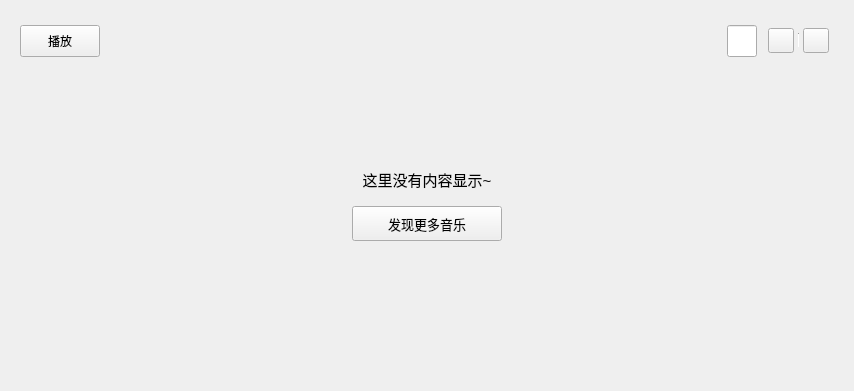
<?xml version="1.0" encoding="UTF-8"?>
<ui version="4.0">
 <class>DownloadedSong</class>
 <widget class="QWidget" name="DownloadedSong">
  <property name="geometry">
   <rect>
    <x>0</x>
    <y>0</y>
    <width>854</width>
    <height>391</height>
   </rect>
  </property>
  <property name="cursor">
   <cursorShape>ArrowCursor</cursorShape>
  </property>
  <property name="mouseTracking">
   <bool>false</bool>
  </property>
  <property name="windowTitle">
   <string>DownloadedSong</string>
  </property>
  <layout class="QVBoxLayout" name="verticalLayout">
   <property name="spacing">
    <number>6</number>
   </property>
   <property name="topMargin">
    <number>0</number>
   </property>
   <item>
    <widget class="QWidget" name="operation_widget" native="true">
     <layout class="QHBoxLayout" name="horizontalLayout">
      <property name="topMargin">
       <number>25</number>
      </property>
      <item>
       <widget class="QToolButton" name="local_play_toolButton">
        <property name="minimumSize">
         <size>
          <width>80</width>
          <height>32</height>
         </size>
        </property>
        <property name="maximumSize">
         <size>
          <width>80</width>
          <height>32</height>
         </size>
        </property>
        <property name="cursor">
         <cursorShape>PointingHandCursor</cursorShape>
        </property>
        <property name="mouseTracking">
         <bool>false</bool>
        </property>
        <property name="text">
         <string>播放</string>
        </property>
        <property name="toolButtonStyle">
         <enum>Qt::ToolButtonTextBesideIcon</enum>
        </property>
       </widget>
      </item>
      <item>
       <spacer name="horizontalSpacer">
        <property name="orientation">
         <enum>Qt::Horizontal</enum>
        </property>
        <property name="sizeHint" stdset="0">
         <size>
          <width>40</width>
          <height>20</height>
         </size>
        </property>
       </spacer>
      </item>
      <item>
       <widget class="MySearchLineEdit" name="search_lineEdit">
        <property name="sizePolicy">
         <sizepolicy hsizetype="Fixed" vsizetype="Preferred">
          <horstretch>0</horstretch>
          <verstretch>0</verstretch>
         </sizepolicy>
        </property>
        <property name="minimumSize">
         <size>
          <width>30</width>
          <height>0</height>
         </size>
        </property>
        <property name="maximumSize">
         <size>
          <width>30</width>
          <height>16777215</height>
         </size>
        </property>
        <property name="placeholderText">
         <string/>
        </property>
       </widget>
      </item>
      <item>
       <widget class="QWidget" name="small_widget" native="true">
        <layout class="QHBoxLayout" name="horizontalLayout_14">
         <property name="spacing">
          <number>4</number>
         </property>
         <property name="leftMargin">
          <number>5</number>
         </property>
         <property name="topMargin">
          <number>2</number>
         </property>
         <property name="rightMargin">
          <number>5</number>
         </property>
         <property name="bottomMargin">
          <number>2</number>
         </property>
         <item>
          <widget class="QToolButton" name="local_sort_toolButton">
           <property name="cursor">
            <cursorShape>PointingHandCursor</cursorShape>
           </property>
           <property name="toolTip">
            <string/>
           </property>
           <property name="text">
            <string/>
           </property>
           <property name="iconSize">
            <size>
             <width>18</width>
             <height>18</height>
            </size>
           </property>
           <property name="checkable">
            <bool>false</bool>
           </property>
          </widget>
         </item>
         <item>
          <widget class="Line" name="line_4">
           <property name="sizePolicy">
            <sizepolicy hsizetype="Fixed" vsizetype="Fixed">
             <horstretch>0</horstretch>
             <verstretch>0</verstretch>
            </sizepolicy>
           </property>
           <property name="minimumSize">
            <size>
             <width>1</width>
             <height>15</height>
            </size>
           </property>
           <property name="maximumSize">
            <size>
             <width>1</width>
             <height>16777215</height>
            </size>
           </property>
           <property name="font">
            <font>
             <family>宋体</family>
            </font>
           </property>
           <property name="orientation">
            <enum>Qt::Vertical</enum>
           </property>
          </widget>
         </item>
         <item>
          <widget class="QToolButton" name="local_batch_toolButton">
           <property name="cursor">
            <cursorShape>PointingHandCursor</cursorShape>
           </property>
           <property name="toolTip">
            <string/>
           </property>
           <property name="text">
            <string/>
           </property>
           <property name="iconSize">
            <size>
             <width>18</width>
             <height>18</height>
            </size>
           </property>
          </widget>
         </item>
        </layout>
       </widget>
      </item>
     </layout>
    </widget>
   </item>
   <item>
    <widget class="QWidget" name="table_widget" native="true">
     <layout class="QVBoxLayout" name="verticalLayout_2" stretch="2,1,3">
      <item>
       <spacer name="verticalSpacer_2">
        <property name="orientation">
         <enum>Qt::Vertical</enum>
        </property>
        <property name="sizeHint" stdset="0">
         <size>
          <width>20</width>
          <height>40</height>
         </size>
        </property>
       </spacer>
      </item>
      <item>
       <layout class="QGridLayout" name="gridLayout">
        <property name="verticalSpacing">
         <number>15</number>
        </property>
        <item row="0" column="0">
         <spacer name="horizontalSpacer_8">
          <property name="orientation">
           <enum>Qt::Horizontal</enum>
          </property>
          <property name="sizeHint" stdset="0">
           <size>
            <width>40</width>
            <height>20</height>
           </size>
          </property>
         </spacer>
        </item>
        <item row="0" column="1">
         <widget class="QLabel" name="prompt_label">
          <property name="font">
           <font>
            <pointsize>11</pointsize>
           </font>
          </property>
          <property name="text">
           <string>这里没有内容显示~</string>
          </property>
          <property name="scaledContents">
           <bool>false</bool>
          </property>
          <property name="alignment">
           <set>Qt::AlignBottom|Qt::AlignHCenter</set>
          </property>
         </widget>
        </item>
        <item row="0" column="2">
         <spacer name="horizontalSpacer_9">
          <property name="orientation">
           <enum>Qt::Horizontal</enum>
          </property>
          <property name="sizeHint" stdset="0">
           <size>
            <width>40</width>
            <height>20</height>
           </size>
          </property>
         </spacer>
        </item>
        <item row="1" column="0">
         <spacer name="horizontalSpacer_11">
          <property name="orientation">
           <enum>Qt::Horizontal</enum>
          </property>
          <property name="sizeHint" stdset="0">
           <size>
            <width>40</width>
            <height>20</height>
           </size>
          </property>
         </spacer>
        </item>
        <item row="1" column="1">
         <widget class="QPushButton" name="search_pushButton">
          <property name="minimumSize">
           <size>
            <width>150</width>
            <height>35</height>
           </size>
          </property>
          <property name="maximumSize">
           <size>
            <width>150</width>
            <height>35</height>
           </size>
          </property>
          <property name="font">
           <font>
            <pointsize>10</pointsize>
           </font>
          </property>
          <property name="cursor">
           <cursorShape>PointingHandCursor</cursorShape>
          </property>
          <property name="text">
           <string>发现更多音乐</string>
          </property>
         </widget>
        </item>
        <item row="1" column="2">
         <spacer name="horizontalSpacer_10">
          <property name="orientation">
           <enum>Qt::Horizontal</enum>
          </property>
          <property name="sizeHint" stdset="0">
           <size>
            <width>40</width>
            <height>20</height>
           </size>
          </property>
         </spacer>
        </item>
       </layout>
      </item>
      <item>
       <spacer name="verticalSpacer">
        <property name="orientation">
         <enum>Qt::Vertical</enum>
        </property>
        <property name="sizeHint" stdset="0">
         <size>
          <width>20</width>
          <height>40</height>
         </size>
        </property>
       </spacer>
      </item>
     </layout>
    </widget>
   </item>
  </layout>
 </widget>
 <customwidgets>
  <customwidget>
   <class>MySearchLineEdit</class>
   <extends>QLineEdit</extends>
   <header>MySearchLineEdit.h</header>
  </customwidget>
 </customwidgets>
 <resources/>
 <connections/>
</ui>
